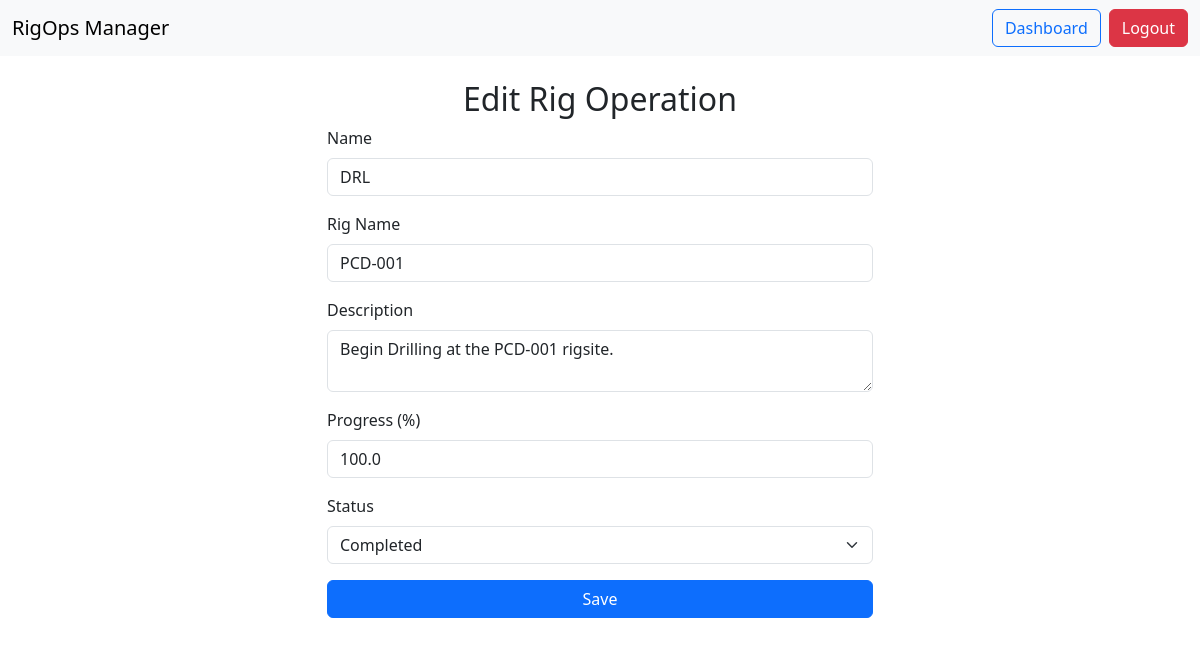
The app's page /edit-operation/1 (signed in) with its own data.
### models.py (models this page shows)
class RigOperation(db.Model):
    __tablename__ = 'rig_operation'
    id = db.Column(db.Integer, primary_key=True)
    name = db.Column(db.String(100), nullable=False)
    description = db.Column(db.Text, nullable=True)
    rig_name = db.Column(db.String(100), nullable=False, default="Unnamed Rig")
    progress = db.Column(db.Float, nullable=False, default=0.0)
    status = db.Column(db.String(20), nullable=False, default="-")
    user_id = db.Column(db.Integer, db.ForeignKey('user.id'), nullable=False)

### routes.py (the view, shortened to what this page needs)
@app.route('/edit-operation/<int:id>', methods=['GET', 'POST'])
def edit_operation(id):
    user = get_current_user()
    if not user:
        flash('You need to log in first.', 'warning')
        return redirect(url_for('login'))
    operation = RigOperation.query.get_or_404(id)
    if operation.user_id != user.id:
        flash('You are not authorized to edit this operation.', 'danger')
        return redirect(url_for('dashboard'))
    return render_template('edit_operation.html', operation=operation)

### routes.py (called while the page is built)
def get_current_user():
    user_id = session.get('user_id')
    if not user_id:
        return None
    return User.query.get(user_id)

### templates/edit_operation.html (shortened to what this page needs)
{% extends "base.html" %}
{% block content %}
<h2 class="text-center">Edit Rig Operation</h2>
<div class="row justify-content-center">
    <div class="col-md-6">
        <form method="POST">
            <div class="mb-3">
                <label for="name" class="form-label">Name</label>
                <input type="text" class="form-control" id="name" name="name" value="{{ operation.name }}" required>
            </div>
            <div class="mb-3">
                <label for="rig_name" class="form-label">Rig Name</label>
                <input type="text" class="form-control" id="rig_name" name="rig_name" value="{{ operation.rig_name }}" required>
            </div>
            <div class="mb-3">
                <label for="description" class="form-label">Description</label>
                <textarea class="form-control" id="description" name="description">{{ operation.description }}</textarea>
            </div>
            <div class="mb-3">
                <label for="progress" class="form-label">Progress (%)</label>
                <input type="number" step="0.01" class="form-control" id="progress" name="progress" value="{{ operation.progress }}" required>
            </div>
            <div class="mb-3">
                <label for="status" class="form-label">Status</label>
                <select class="form-select" id="status" name="status">
                    <option value="Completed" {% if operation.status == 'Completed' %}selected{% endif %}>Completed</option>
                </select>
            </div>
            <button type="submit" class="btn btn-primary w-100">Save</button>
        </form>
    </div>
</div>
{% endblock %}

### records on screen
RigOperation: name "DRL", rig_name "PCD-001", description "Begin Drilling at the PCD-001 rigsite.", progress "100.0", status "Completed"
